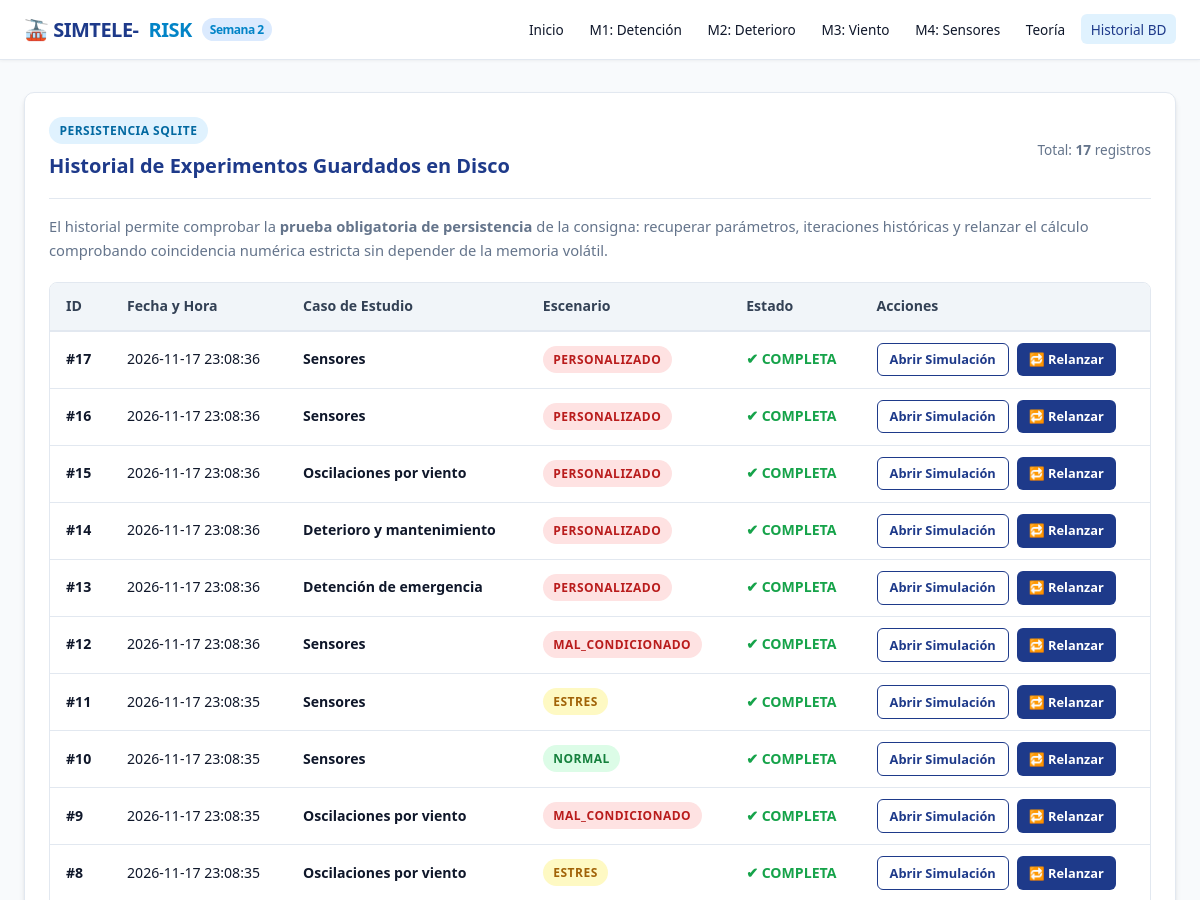
Page /historial (upper part) on the earlier database version.
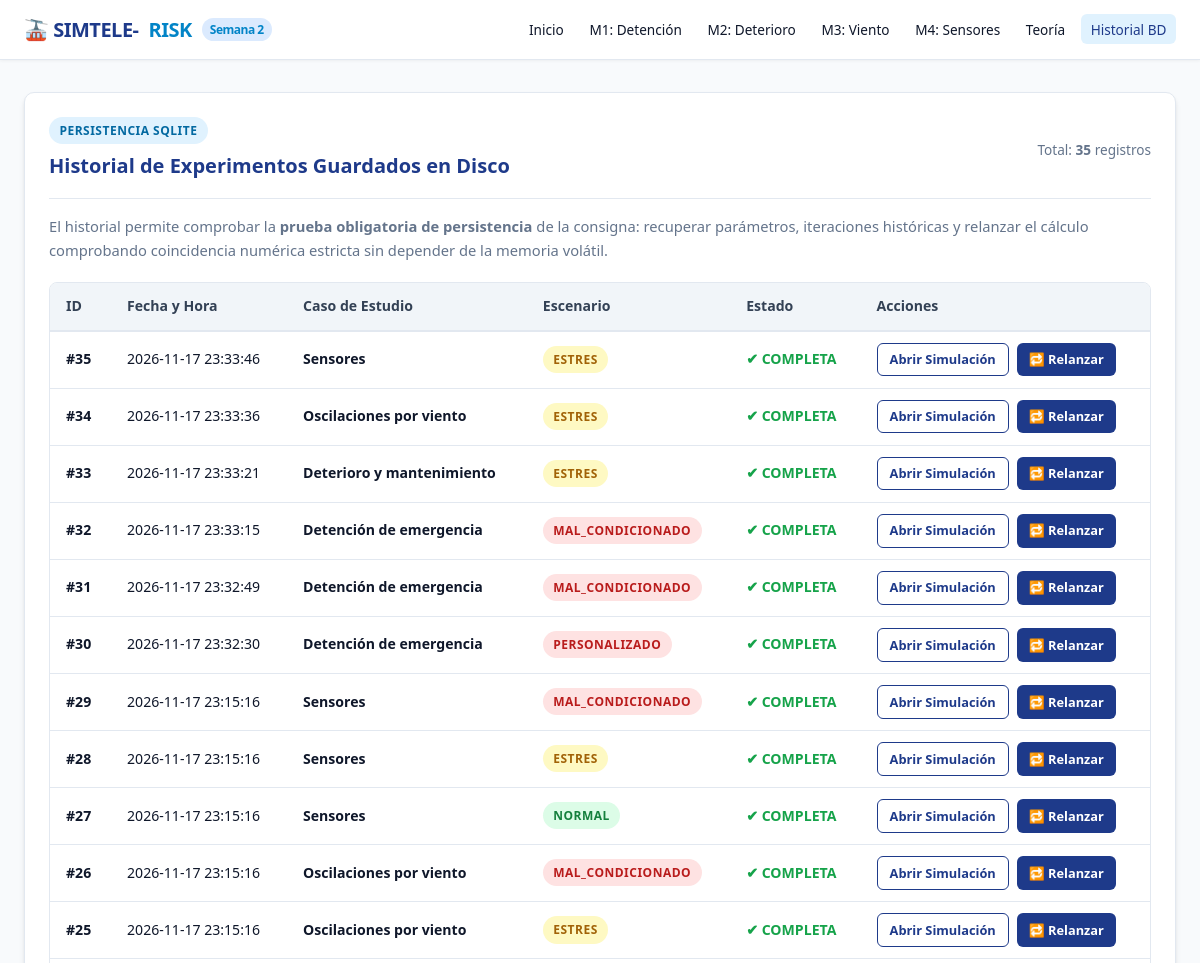
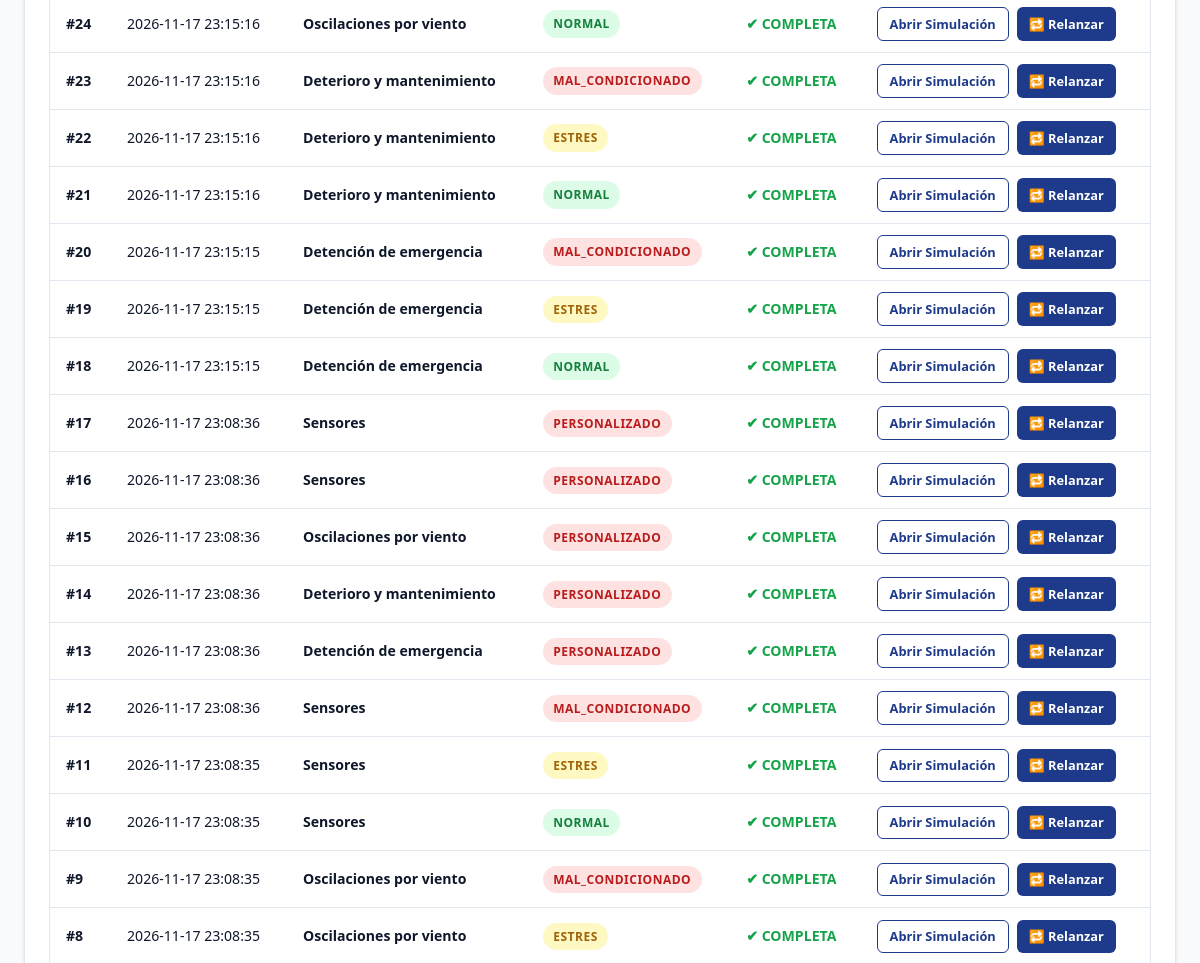
Same page on the later database version (2 pictures, top to bottom).
### tables this page shows
CREATE TABLE simulacion (
  id INTEGER PRIMARY KEY, escenario_id INTEGER NOT NULL REFERENCES escenario(id),
  fecha TEXT NOT NULL DEFAULT (datetime('now')), equipo TEXT, estado TEXT NOT NULL DEFAULT 'COMPLETA');

CREATE TABLE caso_estudio (
  id INTEGER PRIMARY KEY, nombre TEXT NOT NULL UNIQUE, modelo_version TEXT NOT NULL DEFAULT 'v1');

CREATE TABLE escenario (
  id INTEGER PRIMARY KEY, caso_id INTEGER NOT NULL REFERENCES caso_estudio(id),
  tipo TEXT NOT NULL CHECK (tipo IN ('NORMAL','ESTRES','MAL_CONDICIONADO','PERSONALIZADO')),
  parametros_json TEXT NOT NULL, fuente_datos TEXT NOT NULL);

### src/app.py (the view)
@app.route('/historial')
def historial():
    with db() as c:
        rows = c.execute(
            'SELECT s.id, s.fecha, s.estado, c.nombre, e.tipo '
            'FROM simulacion s '
            'JOIN escenario e ON e.id=s.escenario_id '
            'JOIN caso_estudio c ON c.id=e.caso_id '
            'ORDER BY s.id DESC'
        ).fetchall()
    return render_template('historial.html', rows=rows)

### src/app.py (called while the page is built)
def db():
    c = sqlite3.connect(DB)
    c.row_factory = sqlite3.Row
    c.execute('PRAGMA foreign_keys=ON')
    return c

### src/templates/historial.html (shortened to what this page needs)
{% extends "base.html" %}
{% block content %}
<div class="card">
  <div class="card-header">
    <div>
      <span class="badge badge-blue">Persistencia SQLite</span>
      <h2 class="card-title" style="margin-top: 0.35rem;">Historial de Experimentos Guardados en Disco</h2>
    </div>
    <div style="font-size: 0.85rem; color: var(--text-muted);">
      Total: <b>{{ rows|length }}</b> registros
    </div>
  </div>
  <p style="font-size: 0.92rem; color: var(--text-muted); margin-bottom: 1.25rem;">
    El historial permite comprobar la <b>prueba obligatoria de persistencia</b> de la consigna: recuperar parámetros, iteraciones históricas y relanzar el cálculo comprobando coincidencia numérica estricta sin depender de la memoria volátil.
  </p>
  <div class="table-container">
    <table>
      <thead>
        <tr>
          <th>ID</th>
          <th>Fecha y Hora</th>
          <th>Caso de Estudio</th>
          <th>Escenario</th>
          <th>Estado</th>
          <th>Acciones</th>
        </tr>
      </thead>
      <tbody>
        {% for r in rows %}
        <tr>
          <td><b>#{{ r.id }}</b></td>
          <td>{{ r.fecha }}</td>
          <td><b>{{ r.nombre }}</b></td>
          <td>
            <span class="badge {% if r.tipo == 'NORMAL' %}badge-normal{% elif r.tipo == 'ESTRES' %}badge-estres{% else %}badge-mal{% endif %}">
              {{ r.tipo }}
            </span>
          </td>
          <td>
            <span style="color: var(--success); font-weight: 600;">✔ {{ r.estado }}</span>
          </td>
          <td>
            <div style="display: flex; gap: 8px;">
              <a href="/simulacion/{{ r.id }}" class="btn btn-sm btn-outline">Abrir Simulación</a>
              <a href="/relanzar/{{ r.id }}" class="btn btn-sm">🔁 Relanzar</a>
            </div>
          </td>
        </tr>
        {% endfor %}
      </tbody>
    </table>
  </div>
</div>
{% endblock %}

### src/templates/base.html (shortened to what this page needs)
<!doctype html>
<html lang="es">
<head>
</head>
<body>
  <header class="navbar">
    <div class="nav-container">
      <a href="/" class="brand">
        🚠 SIMTELE-<span>RISK</span>
        <span class="nav-badge">Semana 2</span>
      </a>
      <ul class="nav-links">
        <li><a href="/" class="{% if request.path == '/' %}active{% endif %}">Inicio</a></li>
        <li><a href="/modulo/1" class="{% if request.path.startswith('/modulo/1') %}active{% endif %}">M1: Detención</a></li>
        <li><a href="/modulo/2" class="{% if request.path.startswith('/modulo/2') %}active{% endif %}">M2: Deterioro</a></li>
        <li><a href="/modulo/3" class="{% if request.path.startswith('/modulo/3') %}active{% endif %}">M3: Viento</a></li>
        <li><a href="/modulo/4" class="{% if request.path.startswith('/modulo/4') %}active{% endif %}">M4: Sensores</a></li>
        <li><a href="/teoria-errores" class="{% if request.path == '/teoria-errores' %}active{% endif %}">Teoría</a></li>
        <li><a href="/historial" class="{% if request.path == '/historial' %}active{% endif %}">Historial BD</a></li>
      </ul>
    </div>
  </header>
  <main class="container">
    {% block content %}{% endblock %}
  </main>
</body>
</html>

### src/templates/base.html (style rules this page uses)
:root { --primary: #1e3a8a; --primary-hover: #172554; --accent: #0284c7; --accent-light: #e0f2fe; --bg: #f8fafc; --surface: #ffffff; --text: #0f172a; --text-muted: #64748b; --border: #e2e8f0; --success: #16a34a; --warning: #ca8a04; --danger: #dc2626; --radius: 10px; --shadow: 0 4px 6px -1px rgb(0 0 0 / 0.1), 0 2px 4px -2px rgb(0 0 0 / 0.1); --shadow-lg: 0 10px 15px -3px rgb(0 0 0 / 0.1), 0 4px 6px -4px rgb(0 0 0 / 0.1); }
* { box-sizing: border-box; margin: 0; padding: 0; }
body { font-family: system-ui, -apple-system, BlinkMacSystemFont, 'Segoe UI', Roboto, sans-serif; background-color: var(--bg); color: var(--text); line-height: 1.6; }
.navbar { background-color: var(--surface); border-bottom: 1px solid var(--border); position: sticky; top: 0; z-index: 100; box-shadow: 0 1px 3px 0 rgb(0 0 0 / 0.05); }
.nav-container { max-width: 1200px; margin: auto; display: flex; justify-content: space-between; align-items: center; padding: 0.85rem 1.5rem; }
.brand { display: flex; align-items: center; gap: 10px; text-decoration: none; color: var(--primary); font-weight: 800; font-size: 1.25rem; letter-spacing: -0.5px; }
.brand span { color: var(--accent); }
.nav-links { display: flex; gap: 0.4rem; align-items: center; list-style: none; flex-wrap: wrap; }
.nav-links a { text-decoration: none; color: var(--text); font-weight: 500; font-size: 0.85rem; padding: 0.35rem 0.6rem; border-radius: 6px; transition: all 0.2s; white-space: nowrap; }
.nav-links a:hover, .nav-links a.active { color: var(--primary); background-color: var(--accent-light); }
.nav-badge { font-size: 0.75rem; background: #dbeafe; color: #1e40af; padding: 2px 8px; border-radius: 9999px; font-weight: 600; }
.container { max-width: 1200px; margin: 2rem auto; padding: 0 1.5rem; }
.card { background: var(--surface); border: 1px solid var(--border); border-radius: var(--radius); padding: 1.5rem; box-shadow: var(--shadow); margin-bottom: 1.5rem; }
.card-header { border-bottom: 1px solid var(--border); padding-bottom: 1rem; margin-bottom: 1rem; display: flex; justify-content: space-between; align-items: center; }
.card-title { font-size: 1.25rem; font-weight: 700; color: var(--primary); }
.badge { display: inline-block; padding: 0.25rem 0.65rem; font-size: 0.75rem; font-weight: 600; border-radius: 9999px; text-transform: uppercase; letter-spacing: 0.5px; }
.badge-normal { background: #dcfce7; color: #15803d; }
.badge-estres { background: #fef9c3; color: #a16207; }
.badge-mal { background: #fee2e2; color: #b91c1c; }
.badge-blue { background: #e0f2fe; color: #0369a1; }
.btn { display: inline-flex; align-items: center; gap: 6px; background: var(--primary); color: white; text-decoration: none; padding: 0.6rem 1.2rem; border-radius: 6px; font-weight: 600; font-size: 0.9rem; border: none; cursor: pointer; transition: all 0.2s; }
.btn-outline { background: transparent; color: var(--primary); border: 1px solid var(--primary); }
.btn-sm { padding: 0.35rem 0.75rem; font-size: 0.8rem; }
.table-container { overflow-x: auto; margin: 1rem 0; border-radius: 8px; border: 1px solid var(--border); }
table { width: 100%; border-collapse: collapse; text-align: left; font-size: 0.88rem; }
th { background: #f1f5f9; color: #334155; padding: 0.75rem 1rem; font-weight: 600; border-bottom: 2px solid var(--border); }
td { padding: 0.7rem 1rem; border-bottom: 1px solid var(--border); vertical-align: middle; }

Differences in the rows shown:
added simulacion: id "35", fecha "2026-11-17 23:33:46", nombre "Sensores", tipo "ESTRES", estado "COMPLETA"
added simulacion: id "34", fecha "2026-11-17 23:33:36", nombre "Oscilaciones por viento", tipo "ESTRES", estado "COMPLETA"
added simulacion: id "33", fecha "2026-11-17 23:33:21", nombre "Deterioro y mantenimiento", tipo "ESTRES", estado "COMPLETA"
added simulacion: id "32", fecha "2026-11-17 23:33:15", nombre "Detención de emergencia", tipo "MAL_CONDICIONADO", estado "COMPLETA"
added simulacion: id "31", fecha "2026-11-17 23:32:49", nombre "Detención de emergencia", tipo "MAL_CONDICIONADO", estado "COMPLETA"
added simulacion: id "30", fecha "2026-11-17 23:32:30", nombre "Detención de emergencia", tipo "PERSONALIZADO", estado "COMPLETA"
added simulacion: id "29", fecha "2026-11-17 23:15:16", nombre "Sensores", tipo "MAL_CONDICIONADO", estado "COMPLETA"
added simulacion: id "28", fecha "2026-11-17 23:15:16", nombre "Sensores", tipo "ESTRES", estado "COMPLETA"
added simulacion: id "27", fecha "2026-11-17 23:15:16", nombre "Sensores", tipo "NORMAL", estado "COMPLETA"
added simulacion: id "26", fecha "2026-11-17 23:15:16", nombre "Oscilaciones por viento", tipo "MAL_CONDICIONADO", estado "COMPLETA"
added simulacion: id "25", fecha "2026-11-17 23:15:16", nombre "Oscilaciones por viento", tipo "ESTRES", estado "COMPLETA"
added simulacion: id "24", fecha "2026-11-17 23:15:16", nombre "Oscilaciones por viento", tipo "NORMAL", estado "COMPLETA"
added simulacion: id "23", fecha "2026-11-17 23:15:16", nombre "Deterioro y mantenimiento", tipo "MAL_CONDICIONADO", estado "COMPLETA"
added simulacion: id "22", fecha "2026-11-17 23:15:16", nombre "Deterioro y mantenimiento", tipo "ESTRES", estado "COMPLETA"
added simulacion: id "21", fecha "2026-11-17 23:15:16", nombre "Deterioro y mantenimiento", tipo "NORMAL", estado "COMPLETA"
added simulacion: id "20", fecha "2026-11-17 23:15:15", nombre "Detención de emergencia", tipo "MAL_CONDICIONADO", estado "COMPLETA"
added simulacion: id "19", fecha "2026-11-17 23:15:15", nombre "Detención de emergencia", tipo "ESTRES", estado "COMPLETA"
added simulacion: id "18", fecha "2026-11-17 23:15:15", nombre "Detención de emergencia", tipo "NORMAL", estado "COMPLETA"
Other differences:
{{ rows|length }}: "17" → "35"
